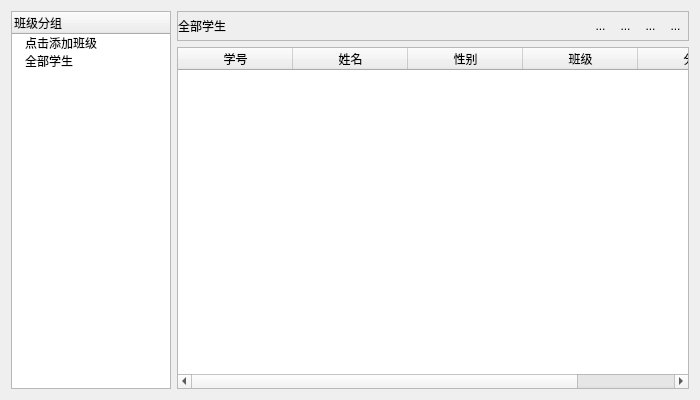
<?xml version="1.0" encoding="UTF-8"?>
<ui version="4.0">
 <class>StudentManagement</class>
 <widget class="QDialog" name="StudentManagement">
  <property name="geometry">
   <rect>
    <x>0</x>
    <y>0</y>
    <width>700</width>
    <height>400</height>
   </rect>
  </property>
  <property name="minimumSize">
   <size>
    <width>700</width>
    <height>400</height>
   </size>
  </property>
  <property name="maximumSize">
   <size>
    <width>700</width>
    <height>400</height>
   </size>
  </property>
  <property name="windowTitle">
   <string>Dialog</string>
  </property>
  <layout class="QGridLayout" name="gridLayout_2">
   <item row="0" column="0">
    <layout class="QHBoxLayout" name="horizontalLayout_2">
     <item>
      <widget class="QTreeWidget" name="studentList">
       <property name="minimumSize">
        <size>
         <width>160</width>
         <height>0</height>
        </size>
       </property>
       <property name="maximumSize">
        <size>
         <width>160</width>
         <height>16777215</height>
        </size>
       </property>
       <property name="autoExpandDelay">
        <number>1</number>
       </property>
       <property name="indentation">
        <number>10</number>
       </property>
       <column>
        <property name="text">
         <string>班级分组</string>
        </property>
       </column>
       <item>
        <property name="text">
         <string>点击添加班级</string>
        </property>
        <property name="icon">
         <iconset resource="icons.qrc">
          <normaloff>:/appFace/addClass</normaloff>:/appFace/addClass</iconset>
        </property>
       </item>
       <item>
        <property name="text">
         <string>全部学生</string>
        </property>
       </item>
      </widget>
     </item>
     <item>
      <layout class="QVBoxLayout" name="verticalLayout">
       <item>
        <widget class="QFrame" name="frame">
         <property name="minimumSize">
          <size>
           <width>0</width>
           <height>30</height>
          </size>
         </property>
         <property name="maximumSize">
          <size>
           <width>16777215</width>
           <height>30</height>
          </size>
         </property>
         <property name="frameShape">
          <enum>QFrame::StyledPanel</enum>
         </property>
         <property name="frameShadow">
          <enum>QFrame::Plain</enum>
         </property>
         <layout class="QGridLayout" name="gridLayout">
          <property name="margin">
           <number>0</number>
          </property>
          <property name="spacing">
           <number>0</number>
          </property>
          <item row="0" column="0">
           <layout class="QHBoxLayout" name="horizontalLayout">
            <item>
             <widget class="QLabel" name="className">
              <property name="minimumSize">
               <size>
                <width>130</width>
                <height>0</height>
               </size>
              </property>
              <property name="maximumSize">
               <size>
                <width>120</width>
                <height>16777215</height>
               </size>
              </property>
              <property name="text">
               <string>全部学生</string>
              </property>
             </widget>
            </item>
            <item>
             <spacer name="horizontalSpacer">
              <property name="orientation">
               <enum>Qt::Horizontal</enum>
              </property>
              <property name="sizeHint" stdset="0">
               <size>
                <width>40</width>
                <height>20</height>
               </size>
              </property>
             </spacer>
            </item>
            <item>
             <widget class="QToolButton" name="saveBtn">
              <property name="minimumSize">
               <size>
                <width>25</width>
                <height>25</height>
               </size>
              </property>
              <property name="text">
               <string>...</string>
              </property>
              <property name="icon">
               <iconset resource="icons.qrc">
                <normaloff>:/appFace/save</normaloff>:/appFace/save</iconset>
              </property>
              <property name="iconSize">
               <size>
                <width>24</width>
                <height>24</height>
               </size>
              </property>
              <property name="autoRaise">
               <bool>true</bool>
              </property>
             </widget>
            </item>
            <item>
             <widget class="QToolButton" name="refreshBtn">
              <property name="minimumSize">
               <size>
                <width>25</width>
                <height>25</height>
               </size>
              </property>
              <property name="text">
               <string>...</string>
              </property>
              <property name="icon">
               <iconset resource="icons.qrc">
                <normaloff>:/appFace/refresh</normaloff>:/appFace/refresh</iconset>
              </property>
              <property name="iconSize">
               <size>
                <width>24</width>
                <height>24</height>
               </size>
              </property>
              <property name="autoRaise">
               <bool>true</bool>
              </property>
             </widget>
            </item>
            <item>
             <widget class="QToolButton" name="addStudentBtn">
              <property name="minimumSize">
               <size>
                <width>25</width>
                <height>25</height>
               </size>
              </property>
              <property name="text">
               <string>...</string>
              </property>
              <property name="icon">
               <iconset resource="icons.qrc">
                <normaloff>:/appFace/addStudent</normaloff>:/appFace/addStudent</iconset>
              </property>
              <property name="iconSize">
               <size>
                <width>24</width>
                <height>24</height>
               </size>
              </property>
              <property name="autoRaise">
               <bool>true</bool>
              </property>
             </widget>
            </item>
            <item>
             <widget class="QToolButton" name="deleteStudentBtn">
              <property name="minimumSize">
               <size>
                <width>25</width>
                <height>25</height>
               </size>
              </property>
              <property name="text">
               <string>...</string>
              </property>
              <property name="icon">
               <iconset resource="icons.qrc">
                <normaloff>:/appFace/deletestudent</normaloff>:/appFace/deletestudent</iconset>
              </property>
              <property name="iconSize">
               <size>
                <width>24</width>
                <height>24</height>
               </size>
              </property>
              <property name="autoRaise">
               <bool>true</bool>
              </property>
             </widget>
            </item>
           </layout>
          </item>
         </layout>
        </widget>
       </item>
       <item>
        <widget class="QTableWidget" name="studentInfoList">
         <property name="editTriggers">
          <set>QAbstractItemView::CurrentChanged|QAbstractItemView::DoubleClicked|QAbstractItemView::SelectedClicked</set>
         </property>
         <attribute name="horizontalHeaderDefaultSectionSize">
          <number>115</number>
         </attribute>
         <attribute name="horizontalHeaderStretchLastSection">
          <bool>false</bool>
         </attribute>
         <column>
          <property name="text">
           <string>学号</string>
          </property>
         </column>
         <column>
          <property name="text">
           <string>姓名</string>
          </property>
         </column>
         <column>
          <property name="text">
           <string>性别</string>
          </property>
         </column>
         <column>
          <property name="text">
           <string>班级</string>
          </property>
         </column>
         <column>
          <property name="text">
           <string>分数</string>
          </property>
         </column>
        </widget>
       </item>
      </layout>
     </item>
    </layout>
   </item>
  </layout>
 </widget>
 <resources>
  <include location="icons.qrc"/>
 </resources>
 <connections/>
</ui>
